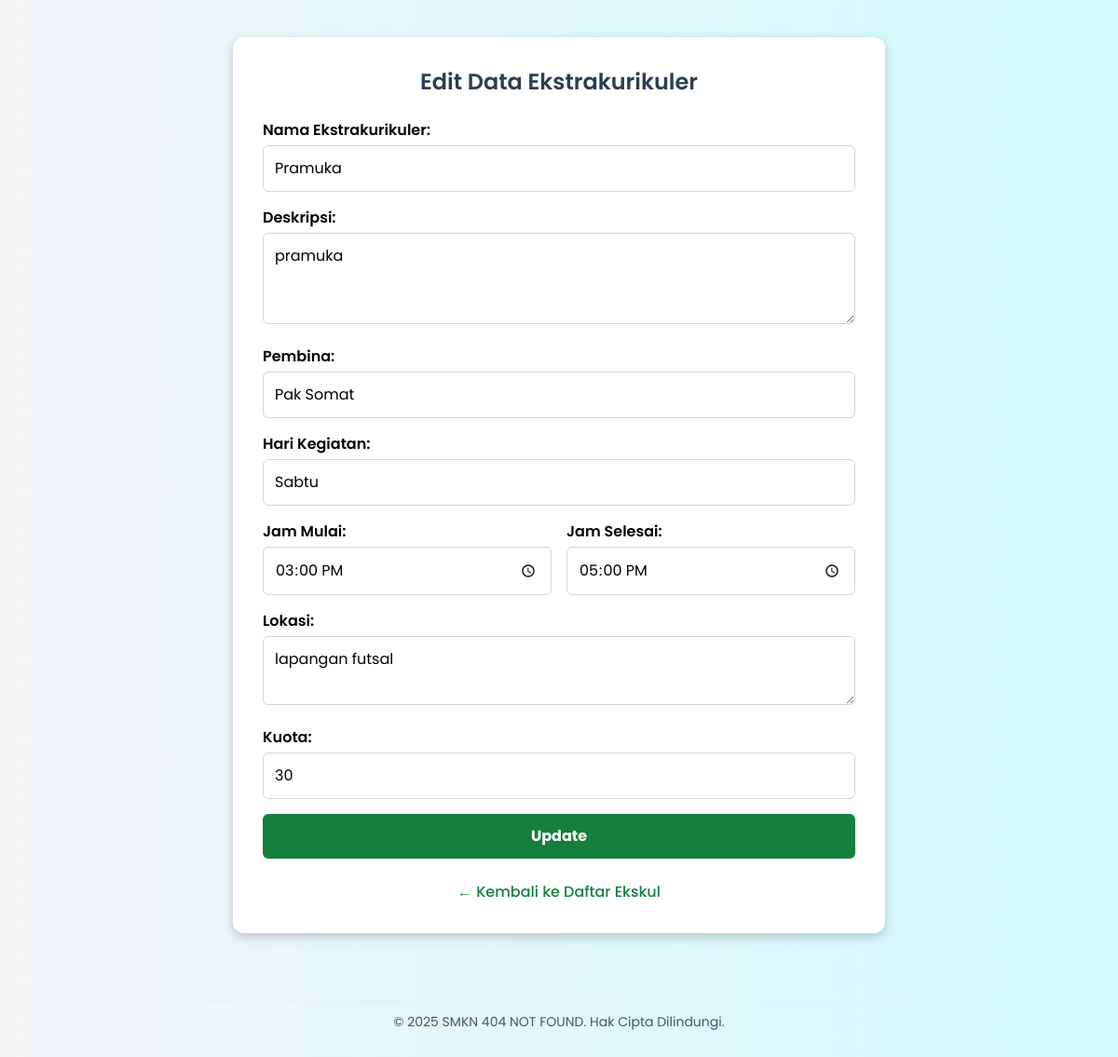
Screenshot of /admin/edit_ekskul.php?id=1 with the database file from the repository.
### tables this page shows
CREATE TABLE `eskul` (
  `id_eskul` int(11) NOT NULL,
  `nama_eskul` varchar(100) NOT NULL,
  `deskripsi` text NOT NULL,
  `pembina` varchar(100) NOT NULL,
  `hari_kegiatan` varchar(10) NOT NULL,
  `jam_mulai` time NOT NULL,
  `jam_selesai` time NOT NULL,
  `lokasi` varchar(100) NOT NULL,
  `kuota` int(11) DEFAULT NULL
);

### admin/edit_ekskul.php (the view, shortened to what this page needs)
<?php
include '../koneksi.php';
if (isset($_GET['id'])) {
    $id = $conn->real_escape_string($_GET['id']);
    $query = "SELECT * FROM eskul WHERE id_eskul = '$id'";
    $result = $conn->query($query);
    if ($result->num_rows == 1) {
        $eskul = $result->fetch_assoc();
    } else {
        die("Eskul tidak ditemukan.");
    }
} else {
    die("ID tidak valid.");
}
?>
<!DOCTYPE html>
<html lang="id">
<head>
  <script src="https://cdn.tailwindcss.com"></script>
</head>
<body class="bg-gradient-to-r from-gray-100 to-cyan-100 py-10 px-4 animate-fadeIn min-h-screen">
  <div class="max-w-[700px] mx-auto bg-white rounded-xl shadow-[0_4px_12px_rgba(0,0,0,0.2)] p-6 sm:p-8">
    <h2 class="text-2xl text-[#2c3e50] font-semibold text-center mb-6">Edit Data Ekstrakurikuler</h2>
    <form method="POST" class="space-y-4">
      <div>
        <label for="nama_eskul" class="block font-semibold">Nama Ekstrakurikuler:</label>
        <input type="text" name="nama_eskul" id="nama_eskul" required
          value="<?= htmlspecialchars($eskul['nama_eskul']); ?>"
          class="w-full mt-1 p-3 border border-gray-300 rounded-md" />
      </div>
      <div>
        <label for="deskripsi" class="block font-semibold">Deskripsi:</label>
        <textarea name="deskripsi" id="deskripsi" rows="3"
          class="w-full mt-1 p-3 border border-gray-300 rounded-md resize-y"><?= htmlspecialchars($eskul['deskripsi']); ?></textarea>
      </div>
      <div>
        <label for="pembina" class="block font-semibold">Pembina:</label>
        <input type="text" name="pembina" id="pembina" required
          value="<?= htmlspecialchars($eskul['pembina']); ?>"
          class="w-full mt-1 p-3 border border-gray-300 rounded-md" />
      </div>
      <div>
        <label for="hari_kegiatan" class="block font-semibold">Hari Kegiatan:</label>
        <input type="text" name="hari_kegiatan" id="hari_kegiatan" required
          value="<?= htmlspecialchars($eskul['hari_kegiatan']); ?>"
          class="w-full mt-1 p-3 border border-gray-300 rounded-md" />
      </div>
      <div class="flex flex-wrap gap-4">
        <div class="flex-1 min-w-[150px]">
          <label for="jam_mulai" class="block font-semibold">Jam Mulai:</label>
          <input type="time" name="jam_mulai" id="jam_mulai"
            value="<?= htmlspecialchars($eskul['jam_mulai']); ?>"
            class="w-full mt-1 p-3 border border-gray-300 rounded-md" />
        </div>
        <div class="flex-1 min-w-[150px]">
          <label for="jam_selesai" class="block font-semibold">Jam Selesai:</label>
          <input type="time" name="jam_selesai" id="jam_selesai"
            value="<?= htmlspecialchars($eskul['jam_selesai']); ?>"
            class="w-full mt-1 p-3 border border-gray-300 rounded-md" />
        </div>
      </div>
      <div>
        <label for="lokasi" class="block font-semibold">Lokasi:</label>
        <textarea name="lokasi" id="lokasi" rows="2"
          class="w-full mt-1 p-3 border border-gray-300 rounded-md resize-y"><?= htmlspecialchars($eskul['lokasi']); ?></textarea>
      </div>
      <div>
        <label for="kuota" class="block font-semibold">Kuota:</label>
        <input type="number" name="kuota" id="kuota" required
          value="<?= htmlspecialchars($eskul['kuota']); ?>"
          class="w-full mt-1 p-3 border border-gray-300 rounded-md" />
      </div>
      <button type="submit"
        class="mt-4 w-full bg-green-700 text-white font-bold py-3 px-6 rounded-md hover:bg-green-800 transition">
        Update
      </button>
    </form>
    <div class="mt-6 text-center">
      <a href="admin_eskul.php" class="text-green-700 hover:underline font-medium">← Kembali ke Daftar Ekskul</a>
    </div>
  </div>
  <footer class="text-center text-sm text-gray-600 mt-12 pt-6">
    <hr class="mb-3 w-2/3 mx-auto opacity-40" />
    <p>&copy; <?= date('Y'); ?> SMKN 404 NOT FOUND. Hak Cipta Dilindungi.</p>
  </footer>
</body>
</html>

### admin/edit_ekskul.php (style rules this page uses)
body { font-family: 'Poppins', sans-serif; }
.animate-fadeIn { animation: fadeIn 0.8s ease-out forwards; }

### rows the page displays
eskul: nama_eskul "Pramuka", deskripsi "pramuka", pembina "Pak Somat", hari_kegiatan "Sabtu", jam_mulai "15:00:00", jam_selesai "17:00:00", lokasi "lapangan futsal", kuota "30"
